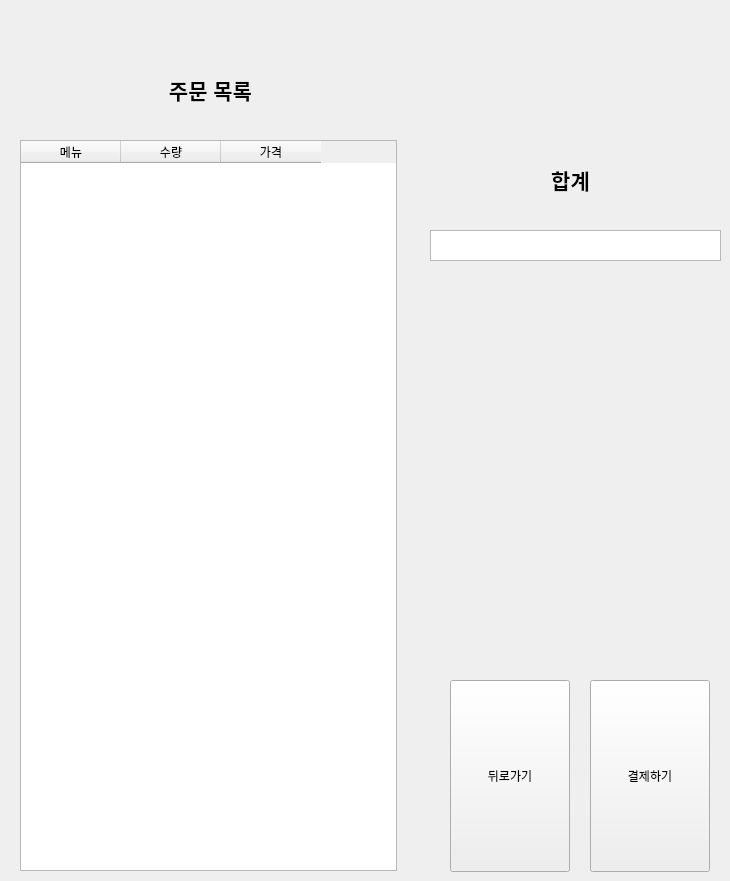
    <widget class="QWidget" name="page_3">
     <widget class="QLabel" name="label">
      <property name="geometry">
       <rect>
        <x>110</x>
        <y>50</y>
        <width>201</width>
        <height>81</height>
       </rect>
      </property>
      <property name="frameShape">
       <enum>QFrame::NoFrame</enum>
      </property>
      <property name="frameShadow">
       <enum>QFrame::Plain</enum>
      </property>
      <property name="text">
       <string>&lt;html&gt;&lt;head/&gt;&lt;body&gt;&lt;p align=&quot;center&quot;&gt;&lt;span style=&quot; font-size:16pt; font-weight:600;&quot;&gt;주문 목록&lt;/span&gt;&lt;/p&gt;&lt;/body&gt;&lt;/html&gt;</string>
      </property>
      <property name="alignment">
       <set>Qt::AlignCenter</set>
      </property>
     </widget>
     <widget class="QLabel" name="label_2">
      <property name="geometry">
       <rect>
        <x>470</x>
        <y>140</y>
        <width>201</width>
        <height>81</height>
       </rect>
      </property>
      <property name="frameShape">
       <enum>QFrame::NoFrame</enum>
      </property>
      <property name="frameShadow">
       <enum>QFrame::Plain</enum>
      </property>
      <property name="text">
       <string>&lt;html&gt;&lt;head/&gt;&lt;body&gt;&lt;p align=&quot;center&quot;&gt;&lt;span style=&quot; font-size:16pt; font-weight:600;&quot;&gt;합계&lt;/span&gt;&lt;/p&gt;&lt;/body&gt;&lt;/html&gt;</string>
      </property>
      <property name="alignment">
       <set>Qt::AlignCenter</set>
      </property>
     </widget>
     <widget class="QPushButton" name="btn_cancel2">
      <property name="geometry">
       <rect>
        <x>450</x>
        <y>680</y>
        <width>120</width>
        <height>192</height>
       </rect>
      </property>
      <property name="text">
       <string>뒤로가기</string>
      </property>
     </widget>
     <widget class="QPushButton" name="btn_pay2">
      <property name="geometry">
       <rect>
        <x>590</x>
        <y>680</y>
        <width>120</width>
        <height>192</height>
       </rect>
      </property>
      <property name="text">
       <string>결제하기</string>
      </property>
     </widget>
     <widget class="QTextBrowser" name="text_total">
      <property name="geometry">
       <rect>
        <x>430</x>
        <y>230</y>
        <width>291</width>
        <height>31</height>
       </rect>
      </property>
     </widget>
     <widget class="QTableWidget" name="tableWidget">
      <property name="geometry">
       <rect>
        <x>20</x>
        <y>140</y>
        <width>377</width>
        <height>731</height>
       </rect>
      </property>
      <column>
       <property name="text">
        <string>메뉴</string>
       </property>
       <property name="toolTip">
        <string/>
       </property>
       <property name="whatsThis">
        <string/>
       </property>
       <property name="font">
        <font>
         <kerning>true</kerning>
        </font>
       </property>
      </column>
      <column>
       <property name="text">
        <string>수량</string>
       </property>
      </column>
      <column>
       <property name="text">
        <string>가격</string>
       </property>
      </column>
     </widget>
    </widget>
